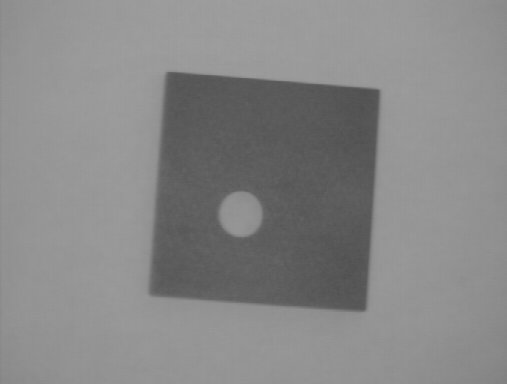
#> input picture aula12/wdg2.bmp, 507 x 384 px
$ python ex1.py wdg2.bmp
#> lines starting #> are read from the running program, lines starting #| are printed output that depends on the picture; after the words box and inside, x2 and y2 are one past the last pixel; in counts of white or black regions, pixels touching at a corner belong together
import cv2
import numpy as np


##########################
# Print Image Features

def printImageFeatures(image):
    if len(image.shape) == 2:
        height, width = image.shape
        nchannels = 1
    else:
        height, width, nchannels = image.shape

    print("Image Height:", height)
    print("Image Width:", width)
    print("Number of channels:", nchannels)
    print("Number of elements:", image.size)


###################################
# MAIN

# image = cv2.imread(sys.argv[1], cv2.IMREAD_UNCHANGED)
img = "wdg2.bmp"
image = cv2.imread(img, cv2.IMREAD_UNCHANGED)
#> image is the input picture: shape (384, 507); min 77, max 159, mean 135.3

if np.shape(image) == ():
    # Failed Reading
    print("Image file could not be open!")
    exit(-1)

printImageFeatures(image)
#| Image Height: 384
#| Image Width: 507
#| Number of elements: 194688

cv2.imshow('Orginal', image)

# ret,thresh1 = cv2.threshold(image, 120, 255, cv2.THRESH_BINARY)
# cv2.imshow('threshold', thresh1)

ret,thresh2 = cv2.threshold(image, 120, 255, cv2.THRESH_BINARY_INV)
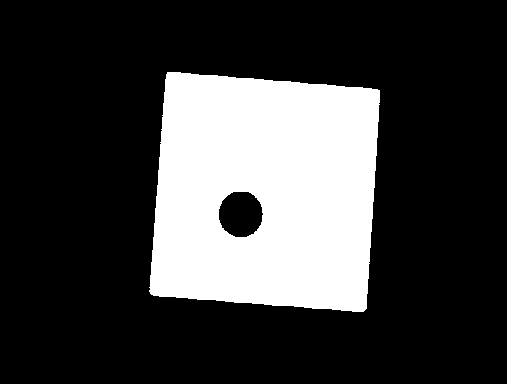
#> thresh2: shape (384, 507); 24.1% white; 1 white region, box (x1, y1, x2, y2) and area: (149, 72, 380, 312) 47006
cv2.imshow('threshold_inv', thresh2)

kernel = cv2.getStructuringElement(cv2.MORPH_ELLIPSE, (11, 11))
img_dilation = cv2.dilate(thresh2, kernel, iterations=1)
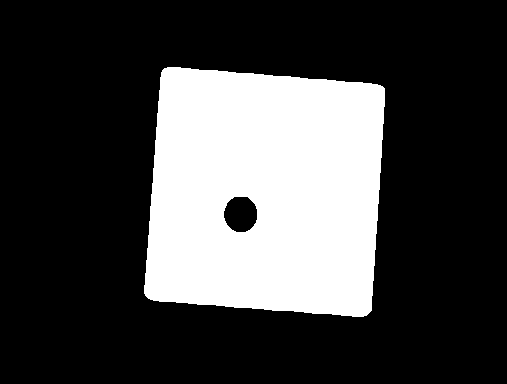
#> img_dilation: shape (384, 507); 26.8% white; 1 white region, box (x1, y1, x2, y2) and area: (144, 67, 385, 317) 52156
cv2.imshow('Dilation_iter1', img_dilation)


kernel2 = cv2.getStructuringElement(cv2.MORPH_RECT, (11, 11))
img_dilation2 = cv2.dilate(thresh2, kernel, iterations=5)
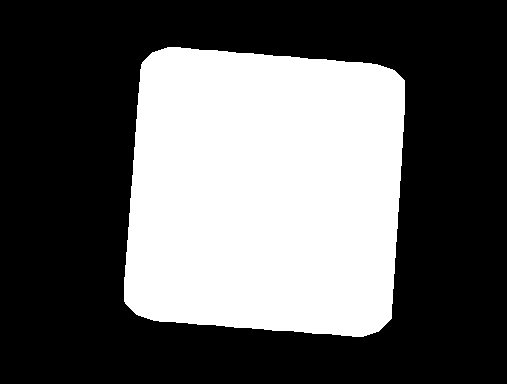
#> img_dilation2: shape (384, 507); 37.3% white; 1 white region, box (x1, y1, x2, y2) and area: (124, 47, 405, 337) 72635
cv2.imshow('Dilation_iter1_q', img_dilation2)

cv2.waitKey(0)

cv2.destroyAllWindows()

$ run again, with aula12/ape1.bmp copied over aula12/wdg2.bmp
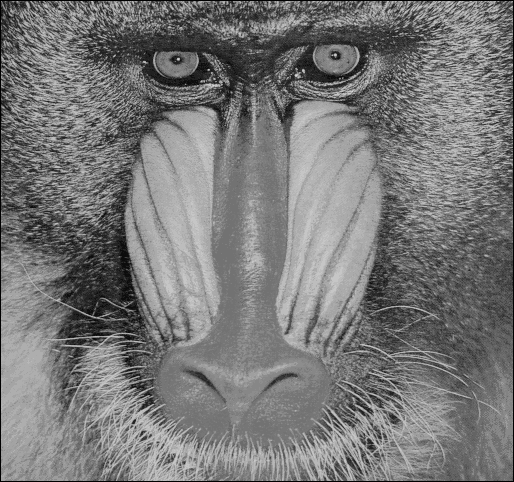
#> input picture aula12/ape1.bmp, 514 x 482 px
#> image is the input picture: shape (482, 514); min 0, max 217, mean 119.9
#| Image Height: 482
#| Image Width: 514
#| Number of elements: 247748
#> `ret,thresh2 = cv2.threshold(image, 120, 255, cv2.THRESH_BINARY_INV)`:
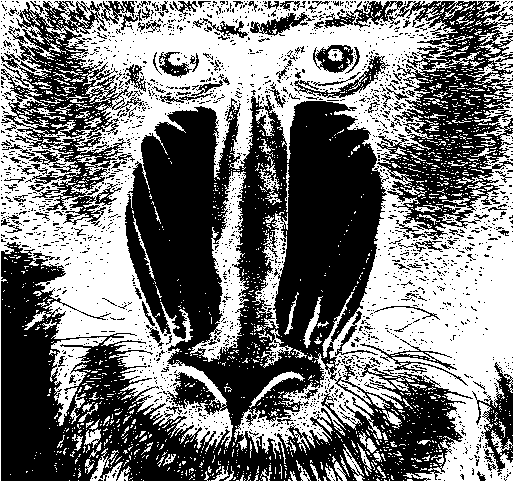
#> thresh2: shape (482, 514); 47.6% white; 1780 white regions (1663 under 20 px), largest, box (x1, y1, x2, y2) and area: (0, 0, 514, 482) 99254, (190, 171, 249, 362) 3597, (50, 337, 107, 426) 1645
#> img_dilation: shape (482, 514); 88% white; 54 black regions (35 under 20 px), largest, box (x1, y1, x2, y2) and area: (283, 106, 377, 345) 11769, (137, 112, 217, 338) 9303, (6, 275, 58, 476) 5991
#> `img_dilation2 = cv2.dilate(thresh2, kernel, iterations=5)`:
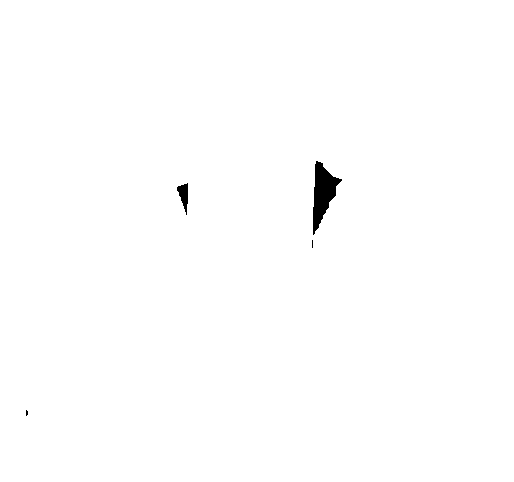
#> img_dilation2: shape (482, 514); 99.5% white; 4 black regions (2 under 20 px), largest, box (x1, y1, x2, y2) and area: (313, 161, 342, 235) 1027, (177, 183, 188, 215) 191
